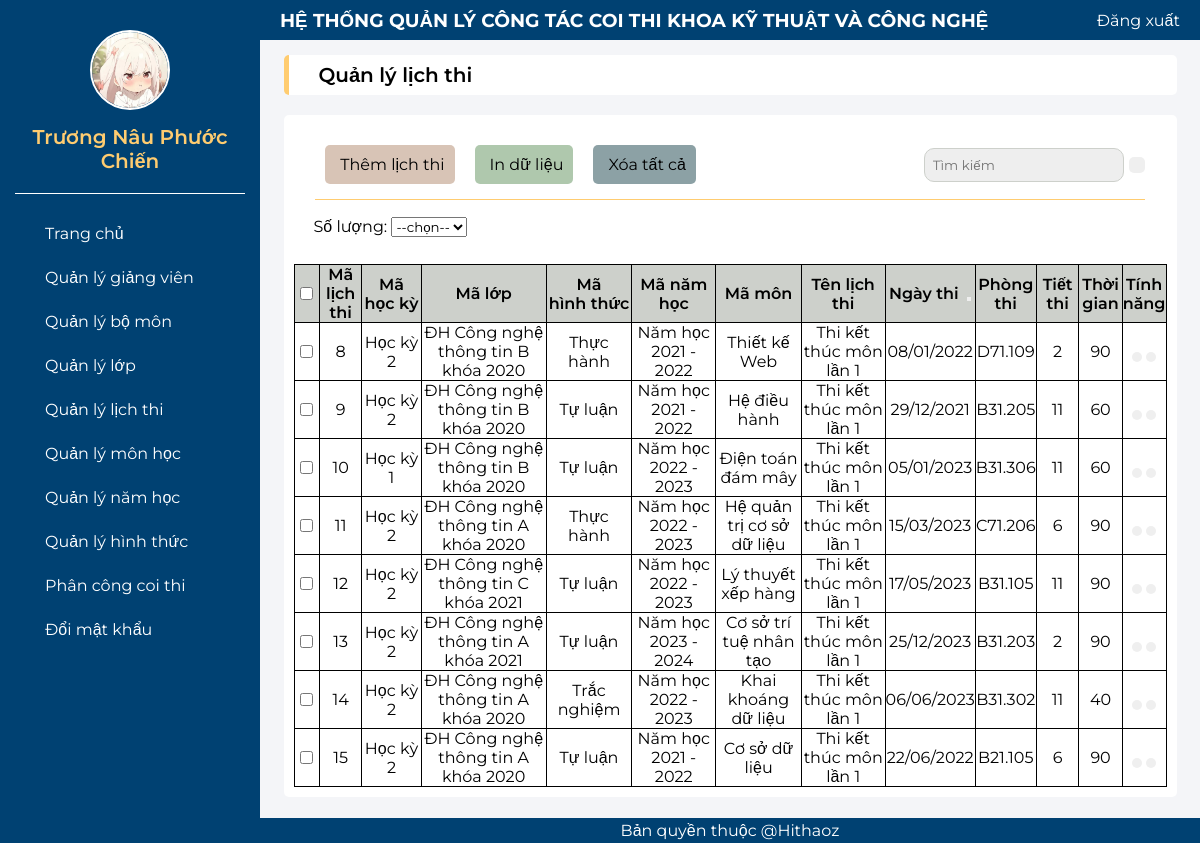
The app's page /QLLT.php (signed in) with its own data.
### tables this page shows
CREATE TABLE `lichthi` (
  `malichthi` int(11) NOT NULL,
  `mahocky` int(11) NOT NULL,
  `malop` varchar(10) NOT NULL,
  `mahinhthuc` int(11) NOT NULL,
  `manamhoc` int(11) NOT NULL,
  `mamon` int(11) NOT NULL,
  `tenlichthi` varchar(50) NOT NULL,
  `ngaythi` date NOT NULL,
  `phongthi` varchar(20) NOT NULL,
  `tietthi` int(11) NOT NULL
);

CREATE TABLE `hocky` (
  `mahocky` int(11) NOT NULL,
  `tenhocky` varchar(100) NOT NULL
);

CREATE TABLE `lop` (
  `malop` varchar(10) NOT NULL,
  `tenlop` varchar(100) NOT NULL
);

CREATE TABLE `hinhthuc` (
  `mahinhthuc` int(11) NOT NULL,
  `tenhinhthuc` varchar(100) NOT NULL,
  `hinhthucthi` varchar(20) NOT NULL,
  `thoigian` int(11) NOT NULL,
  `buoi` varchar(20) NOT NULL,
  `dongia` int(11) NOT NULL
);

CREATE TABLE `namhoc` (
  `manamhoc` int(11) NOT NULL,
  `tennamhoc` varchar(100) NOT NULL,
  `thoigianBD` date NOT NULL,
  `thoigianKT` date NOT NULL
);

CREATE TABLE `monhoc` (
  `mamon` int(11) NOT NULL,
  `tenmon` varchar(100) NOT NULL,
  `sotinchi` int(11) NOT NULL
);

### QLLT.php (the view, shortened to what this page needs)
<?php
include("header_admin.php");
?>
<div>
    <div class="top-center">
        <p>Quản lý lịch thi</p>
    </div>
    <div class="table-center">
        <div class="btn-center">
            <div class="btn-center-bt">
                <a href="them_lichthi.php" class="button button-them">
                    <p>Thêm lịch thi</p>
                </a>
                <a href="#" class="button button-in">
                    <p>In dữ liệu</p>
                </a>
                <a href="#" class="button button-xtt">
                    <p>Xóa tất cả</p>
                </a>
            </div>
            <div class="btn-center-search">
                <input type="text" name="tendn" placeholder="Tìm kiếm" required>
                <button type="submit"><ion-icon name="search-outline"></ion-icon></button>
            </div>
        </div>
        <div class="cdm">
            <form method="get" action="" id="pagination-form">
                <label for="itemsPerPage">Số lượng:</label>
                <select name="itemsPerPage" id="itemsPerPage" onchange="updateResultsPerPage()">
                    <option value="2">--chọn--</option>
                </select>
            </form>
        </div>
        <div class="table">
            <table width="100%" class="table-content">
                <tr style="background-color:#CDD0CB; font-weight:600;">
                    <td width="3%"><input type="checkbox"></td>
                    <td width="5%">Mã lịch thi</td>
                    <td width="7%">Mã <br>học kỳ</td>
                    <td width="15%">Mã lớp</td>
                    <td width="10%">Mã<br> hình thức</td>
                    <td width="10%">Mã năm học</td>
                    <td width="10%">Mã môn</td>
                    <td width="10%">Tên lịch thi</td>
                    <td width="10%">Ngày thi &nbsp;<button onclick="sortTableByDate()"><ion-icon name="caret-up-outline"></ion-icon></button></td>
                    <td width="7%">Phòng thi</td>
                    <td width="5%">Tiết thi</td>
                    <td width="5%">Thời gian</td>
                    <td width="10%">Tính năng</td>
                </tr>
                <?php
                include("ketnoi.php");
                $sql = "SELECT lichthi.*, hinhthuc.thoigian
                        FROM lichthi
                        INNER JOIN hinhthuc ON lichthi.mahinhthuc = hinhthuc.mahinhthuc";
                $kq = mysqli_query($conn, $sql) or die("Không thể xuất thông tin người dùng " . mysqli_error());
                while ($row = mysqli_fetch_array($kq)) {
                    $hockys = $row["mahocky"];
                    $sql2 = "SELECT * FROM hocky WHERE mahocky='" . $hockys . "'";
                    $kq2 = mysqli_query($conn, $sql2) or die("Không thể xuất thông tin người dùng " . mysqli_error());
                    $hocky = mysqli_fetch_array($kq2);
                    $lops = $row["malop"];
                    $sql3 = "SELECT * FROM lop WHERE malop='" . $lops . "'";
                    $kq3 = mysqli_query($conn, $sql3) or die("Không thể xuất thông tin người dùng " . mysqli_error());
                    $lop = mysqli_fetch_array($kq3);
                    $hinhthucs = $row["mahinhthuc"];
                    $sql4 = "SELECT * FROM hinhthuc WHERE mahinhthuc='" . $hinhthucs . "'";
                    $kq4 = mysqli_query($conn, $sql4) or die("Không thể xuất thông tin người dùng " . mysqli_error());
                    $hinhthuc = mysqli_fetch_array($kq4);
                    $namhocs = $row["manamhoc"];
                    $sql5 = "SELECT * FROM namhoc WHERE manamhoc='" . $namhocs . "'";
                    $kq5 = mysqli_query($conn, $sql5) or die("Không thể xuất thông tin người dùng " . mysqli_error());
                    $namhoc = mysqli_fetch_array($kq5);
                    $monhocs = $row["mamon"];
                    $sql6 = "SELECT * FROM monhoc WHERE mamon='" . $monhocs . "'";
                    $kq6 = mysqli_query($conn, $sql6) or die("Không thể xuất thông tin người dùng " . mysqli_error());
                    $monhoc = mysqli_fetch_array($kq6);
                    echo "<tr>";
                    echo "<td><input type='checkbox'></td>";
                    echo "<td> " . $row["malichthi"] . "</td>";
                    $usern = $row["malichthi"];
                    echo "<td> " . $hocky["tenhocky"] . "</td>";
                    echo "<td> " . $lop["tenlop"] . "</td>";
                    echo "<td> " . $hinhthuc["hinhthucthi"] . "</td>";
                    echo "<td> " . $namhoc["tennamhoc"] . "</td>";
                    echo "<td> " . $monhoc["tenmon"] . "</td>";
                    echo "<td> " . $row["tenlichthi"] . "</td>";
                    echo "<td>" . date('d/m/Y', strtotime($row["ngaythi"])) . "</td>";
                    echo "<td>" . $row["phongthi"] . "</td>";
                    echo "<td>" . $row["tietthi"] . "</td>";
                    echo "<td>" . $row["thoigian"] . "</td>";
                    echo "<td class='table-icon'>
                    <a href='sua_lichthi.php?user=$usern'><button><ion-icon name='create-outline'></ion-icon></button></a>
                    <a href='xoa_lichthi.php?user=$usern'><button><ion-icon name='trash-outline'></button></ion-icon></a>
                    </td>";
                    echo "</tr>";
                }
                ?>
            </table>
        </div>
    </div>
</div>
<?php
include("footer_admin.php");
?>

### header_admin.php (shortened to what this page needs)
<!DOCTYPE html>
<html lang="en">
<head>
    <link rel="stylesheet" href="css_admin.css">
</head>
<body>
    <?php
    include("ketnoi.php");
    $userlogin = $_SESSION["admin"];
    $sql2 = "select * from admin where email='" . $userlogin . "'";
    $kq2 = mysqli_query($conn, $sql2) or die("Không thể xuất thông tin người dùng " . mysqli_error());
    $admin_login =  mysqli_fetch_array($kq2);
    ?>
    <div class="container">
        <div class="b-left">
            <div class="b-ava">
                <img src="<?php echo $admin_login["hinhdaidien"]; ?>" alt="Profile Picture">
                <label><?php echo $admin_login["hoten"]; ?></label>
            </div>
            <div class="s-left">
                <a href="admin.php" class="s-left-item">
                    <p>Trang chủ</p>
                </a>
                <a href="QLGV.php" class="s-left-item">
                    <p>Quản lý giảng viên</p>
                </a>
                <a href="QLBM.php" class="s-left-item">
                    <p>Quản lý bộ môn</p>
                </a>
                <a href="QLL.php" class="s-left-item">
                    <p>Quản lý lớp</p>
                </a>
                <a href="QLLT.php" class="s-left-item">
                    <p>Quản lý lịch thi</p>
                </a>
                <a href="QLMH.php" class="s-left-item">
                    <p>Quản lý môn học</p>
                </a>
                <a href="QLNH.php" class="s-left-item">
                    <p>Quản lý năm học</p>
                </a>
                <a href="QLHT.php" class="s-left-item">
                    <p>Quản lý hình thức</p>
                </a>
                <a href="QLPCCT.php" class="s-left-item">
                    <p>Phân công coi thi</p>
                </a>
                <a href="#" class="s-left-item">
                    <p>Đổi mật khẩu</p>
                </a>
            </div>
        </div>
        <div class="b-right">
            <div class="s_dx">
                <h3>HỆ THỐNG QUẢN LÝ CÔNG TÁC COI THI KHOA KỸ THUẬT VÀ CÔNG NGHỆ</h3>
                <a href="logout.php" class="s_dx_item">
                    <p>Đăng xuất</p>
                </a>
            </div>
            <div class="content">

### css_admin.css (style rules this page uses)
* { margin: 0; padding: 0; box-sizing: border-box; font-family: 'Montserrat', sans-serif; }
html { scroll-behavior: smooth; }
.container { display: flex; height: 100vh; }
.b-right { display: flex; flex-direction: column; flex: 1; height: 100%; }
.b-left { width: 260px; background-color: #004172; height: 100%; padding: 30px 15px; }
.b-ava img { width: 80px; height: 80px; display: block; border-radius: 50%; margin: 0 auto; border: 2px solid #ffffff; margin-bottom: 15px; }
.b-ava { font-size: 20px; font-weight: 600; color: #FFCC70; margin: 0 auto; text-align: center; border-bottom: 1px solid #ffffff; padding-bottom: 20px; }
.s-left { display: flex; flex-direction: column; gap: 5px; padding-top: 20px; }
.s-left-item { display: flex; align-items: center; color: #ffffff; gap: 15px; padding: 10px 10px; }
.s-left-item { color: #ffffff; text-decoration: none; }
.s_dx { display: flex; justify-content: space-between; align-items: center; padding: 0 20px; width: 100%; background-color: #004172; height: 40px; color: #ffffff; }
.s_dx_item { display: flex; align-items: center; color: #ffffff; gap: 15px; padding: 10px 0; align-items: center; text-decoration: none; }
.content { height: 100%; overflow-y: auto; flex: 1; background-color: #f4f5f8; }
.top-center { display: flex; align-items: center; width: 95%; background-color: #ffffff; height: 40px; padding-left: 30px; margin: 0 auto; border-radius: 5px; margin-top: 15px; margin-bottom: 20px; border-left: 5px solid #FFCC70; }
.top-center p { color: #000000; font-weight: 600; font-size: 20px; }
.table-center { display: flex; width: 95%; background-color: #ffffff; margin: 0 auto; border-radius: 5px; padding: 10px 10px; flex-direction: column; margin-bottom: 20px; }
.btn-center { display: flex; justify-content: space-between; align-items: center; width: 95%; margin: 10px auto; border-bottom: 1px solid #FFCC70; padding-bottom: 5px; }
.btn-center-bt { display: flex; align-items: center; }
.button { display: flex; align-items: center; margin: 10px; gap: 5px; border-radius: 5px; justify-content: center; padding: 10px 10px; text-decoration: none; color: black; }
.button-them { background-color: #D8C4B6; }
.button-in { background-color: #AFC8AD; }
.button-xtt { background-color: #8CA1A5; }
.btn-center-search { display: flex; align-items: center; gap: 5px; }
.btn-center-search input { padding: 8px 8px; border-radius: 10px; border: none; width: 200px; color: darkgrey; background-color: EEEEEE; border: 1px solid #CDD0CB; display: flex; }
.btn-center-search button { padding: 8px 8px; border-radius: 5px; border: none; }
.cdm { display: flex; padding: 7px 0; margin-left: 20px; }
table, th, td { border: 1px solid black; text-align: center; }
.table-content { border-collapse: collapse; text-align: center; margin: 0 auto; margin-top: 20px; }
.table-icon button { padding: 5px 5px; border-radius: 5px; border: none; }

### records on screen
lichthi: malichthi "8", mahocky.tenhocky "Học kỳ 2", malop.tenlop "ĐH Công nghệ thông tin B khóa 2020", mahinhthuc.hinhthucthi "Thực hành", manamhoc.tennamhoc "Năm học 2021 - 2022", mamon.tenmon "Thiết kế Web", tenlichthi "Thi kết thúc môn lần 1", ngaythi "08/01/2022", phongthi "D71.109", tietthi "2", mahinhthuc.thoigian "90"
lichthi: malichthi "9", mahocky.tenhocky "Học kỳ 2", malop.tenlop "ĐH Công nghệ thông tin B khóa 2020", mahinhthuc.hinhthucthi "Tự luận", manamhoc.tennamhoc "Năm học 2021 - 2022", mamon.tenmon "Hệ điều hành", tenlichthi "Thi kết thúc môn lần 1", ngaythi "29/12/2021", phongthi "B31.205", tietthi "11", mahinhthuc.thoigian "60"
lichthi: malichthi "10", mahocky.tenhocky "Học kỳ 1", malop.tenlop "ĐH Công nghệ thông tin B khóa 2020", mahinhthuc.hinhthucthi "Tự luận", manamhoc.tennamhoc "Năm học 2022 - 2023", mamon.tenmon "Điện toán đám mây", tenlichthi "Thi kết thúc môn lần 1", ngaythi "05/01/2023", phongthi "B31.306", tietthi "11", mahinhthuc.thoigian "60"
lichthi: malichthi "11", mahocky.tenhocky "Học kỳ 2", malop.tenlop "ĐH Công nghệ thông tin A khóa 2020", mahinhthuc.hinhthucthi "Thực hành", manamhoc.tennamhoc "Năm học 2022 - 2023", mamon.tenmon "Hệ quản trị cơ sở dữ liệu", tenlichthi "Thi kết thúc môn lần 1", ngaythi "15/03/2023", phongthi "C71.206", tietthi "6", mahinhthuc.thoigian "90"
lichthi: malichthi "12", mahocky.tenhocky "Học kỳ 2", malop.tenlop "ĐH Công nghệ thông tin C khóa 2021", mahinhthuc.hinhthucthi "Tự luận", manamhoc.tennamhoc "Năm học 2022 - 2023", mamon.tenmon "Lý thuyết xếp hàng", tenlichthi "Thi kết thúc môn lần 1", ngaythi "17/05/2023", phongthi "B31.105", tietthi "11", mahinhthuc.thoigian "90"
lichthi: malichthi "13", mahocky.tenhocky "Học kỳ 2", malop.tenlop "ĐH Công nghệ thông tin A khóa 2021", mahinhthuc.hinhthucthi "Tự luận", manamhoc.tennamhoc "Năm học 2023 - 2024", mamon.tenmon "Cơ sở trí tuệ nhân tạo", tenlichthi "Thi kết thúc môn lần 1", ngaythi "25/12/2023", phongthi "B31.203", tietthi "2", mahinhthuc.thoigian "90"
lichthi: malichthi "14", mahocky.tenhocky "Học kỳ 2", malop.tenlop "ĐH Công nghệ thông tin A khóa 2020", mahinhthuc.hinhthucthi "Trắc nghiệm", manamhoc.tennamhoc "Năm học 2022 - 2023", mamon.tenmon "Khai khoáng dữ liệu", tenlichthi "Thi kết thúc môn lần 1", ngaythi "06/06/2023", phongthi "B31.302", tietthi "11", mahinhthuc.thoigian "40"
lichthi: malichthi "15", mahocky.tenhocky "Học kỳ 2", malop.tenlop "ĐH Công nghệ thông tin A khóa 2020", mahinhthuc.hinhthucthi "Tự luận", manamhoc.tennamhoc "Năm học 2021 - 2022", mamon.tenmon "Cơ sở dữ liệu", tenlichthi "Thi kết thúc môn lần 1", ngaythi "22/06/2022", phongthi "B21.105", tietthi "6", mahinhthuc.thoigian "90"

### other values on screen
$admin_login["hoten"] "Trương Nâu Phước Chiến"
